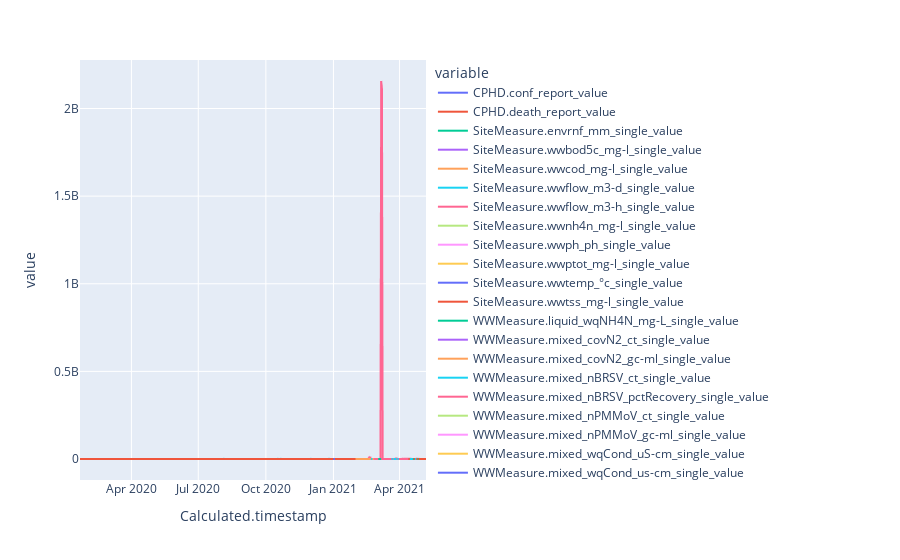

Notebook code for this chart:
### Markdown cell above
# Resampling

### Code cell
cols = [col for col in rs.columns if "value" in col]
px.line(rs[cols])

### Figure 1 — Plotly figure (JSON) as saved in the notebook; plotly's stock layout.template omitted (floating-point values rounded to 4 significant figures; data arrays with more than 128 entries replaced by an {"elided": "..."} marker saying what was removed)
{"data": [{"hovertemplate": "variable=CPHD.conf_report_value<br>Calculated.timestamp=%{x}<br>value=%{y}<extra></extra>", "legendgroup": "CPHD.conf_report_value", "line": {"color": "#636efa", "dash": "solid"}, "mode": "lines", "name": "CPHD.conf_report_value", "showlegend": true, "type": "scattergl", "x": {"elided": "472 str values"}, "xaxis": "x", "y": {"elided": "472 int values"}, "yaxis": "y"}, {"hovertemplate": "variable=CPHD.death_report_value<br>Calculated.timestamp=%{x}<br>value=%{y}<extra></extra>", "legendgroup": "CPHD.death_report_value", "line": {"color": "#EF553B", "dash": "solid"}, "mode": "lines", "name": "CPHD.death_report_value", "showlegend": true, "type": "scattergl", "x": {"elided": "472 str values"}, "xaxis": "x", "y": {"elided": "472 int values"}, "yaxis": "y"}, {"hovertemplate": "variable=SiteMeasure.envrnf_mm_single_value<br>Calculated.timestamp=%{x}<br>value=%{y}<extra></extra>", "legendgroup": "SiteMeasure.envrnf_mm_single_value", "line": {"color": "#00cc96", "dash": "solid"}, "mode": "lines", "name": "SiteMeasure.envrnf_mm_single_value", "showlegend": true, "type": "scattergl", "x": {"elided": "472 str values"}, "xaxis": "x", "y": {"elided": "472 float values"}, "yaxis": "y"}, {"hovertemplate": "variable=SiteMeasure.wwbod5c_mg-l_single_value<br>Calculated.timestamp=%{x}<br>value=%{y}<extra></extra>", "legendgroup": "SiteMeasure.wwbod5c_mg-l_single_value", "line": {"color": "#ab63fa", "dash": "solid"}, "mode": "lines", "name": "SiteMeasure.wwbod5c_mg-l_single_value", "showlegend": true, "type": "scattergl", "x": {"elided": "472 str values"}, "xaxis": "x", "y": {"elided": "472 int values"}, "yaxis": "y"}, {"hovertemplate": "variable=SiteMeasure.wwcod_mg-l_single_value<br>Calculated.timestamp=%{x}<br>value=%{y}<extra></extra>", "legendgroup": "SiteMeasure.wwcod_mg-l_single_value", "line": {"color": "#FFA15A", "dash": "solid"}, "mode": "lines", "name": "SiteMeasure.wwcod_mg-l_single_value", "showlegend": true, "type": "scattergl", "x": {"elided": "472 str values"}, "xaxis": "x", "y": {"elided": "472 int values"}, "yaxis": "y"}, {"hovertemplate": "variable=SiteMeasure.wwflow_m3-d_single_value<br>Calculated.timestamp=%{x}<br>value=%{y}<extra></extra>", "legendgroup": "SiteMeasure.wwflow_m3-d_single_value", "line": {"color": "#19d3f3", "dash": "solid"}, "mode": "lines", "name": "SiteMeasure.wwflow_m3-d_single_value", "showlegend": true, "type": "scattergl", "x": {"elided": "472 str values"}, "xaxis": "x", "y": {"elided": "472 int values"}, "yaxis": "y"}, {"hovertemplate": "variable=SiteMeasure.wwflow_m3-h_single_value<br>Calculated.timestamp=%{x}<br>value=%{y}<extra></extra>", "legendgroup": "SiteMeasure.wwflow_m3-h_single_value", "line": {"color": "#FF6692", "dash": "solid"}, "mode": "lines", "name": "SiteMeasure.wwflow_m3-h_single_value", "showlegend": true, "type": "scattergl", "x": {"elided": "472 str values"}, "xaxis": "x", "y": {"elided": "472 float values"}, "yaxis": "y"}, {"hovertemplate": "variable=SiteMeasure.wwnh4n_mg-l_single_value<br>Calculated.timestamp=%{x}<br>value=%{y}<extra></extra>", "legendgroup": "SiteMeasure.wwnh4n_mg-l_single_value", "line": {"color": "#B6E880", "dash": "solid"}, "mode": "lines", "name": "SiteMeasure.wwnh4n_mg-l_single_value", "showlegend": true, "type": "scattergl", "x": {"elided": "472 str values"}, "xaxis": "x", "y": {"elided": "472 float values"}, "yaxis": "y"}, {"hovertemplate": "variable=SiteMeasure.wwph_ph_single_value<br>Calculated.timestamp=%{x}<br>value=%{y}<extra></extra>", "legendgroup": "SiteMeasure.wwph_ph_single_value", "line": {"color": "#FF97FF", "dash": "solid"}, "mode": "lines", "name": "SiteMeasure.wwph_ph_single_value", "showlegend": true, "type": "scattergl", "x": {"elided": "472 str values"}, "xaxis": "x", "y": {"elided": "472 float values"}, "yaxis": "y"}, {"hovertemplate": "variable=SiteMeasure.wwptot_mg-l_single_value<br>Calculated.timestamp=%{x}<br>value=%{y}<extra></extra>", "legendgroup": "SiteMeasure.wwptot_mg-l_single_value", "line": {"color": "#FECB52", "dash": "solid"}, "mode": "lines", "name": "SiteMeasure.wwptot_mg-l_single_value", "showlegend": true, "type": "scattergl", "x": {"elided": "472 str values"}, "xaxis": "x", "y": {"elided": "472 float values"}, "yaxis": "y"}, {"hovertemplate": "variable=SiteMeasure.wwtemp_°c_single_value<br>Calculated.timestamp=%{x}<br>value=%{y}<extra></extra>", "legendgroup": "SiteMeasure.wwtemp_°c_single_value", "line": {"color": "#636efa", "dash": "solid"}, "mode": "lines", "name": "SiteMeasure.wwtemp_°c_single_value", "showlegend": true, "type": "scattergl", "x": {"elided": "472 str values"}, "xaxis": "x", "y": {"elided": "472 float values"}, "yaxis": "y"}, {"hovertemplate": "variable=SiteMeasure.wwtss_mg-l_single_value<br>Calculated.timestamp=%{x}<br>value=%{y}<extra></extra>", "legendgroup": "SiteMeasure.wwtss_mg-l_single_value", "line": {"color": "#EF553B", "dash": "solid"}, "mode": "lines", "name": "SiteMeasure.wwtss_mg-l_single_value", "showlegend": true, "type": "scattergl", "x": {"elided": "472 str values"}, "xaxis": "x", "y": {"elided": "472 int values"}, "yaxis": "y"}, {"hovertemplate": "variable=WWMeasure.liquid_wqNH4N_mg-L_single_value<br>Calculated.timestamp=%{x}<br>value=%{y}<extra></extra>", "legendgroup": "WWMeasure.liquid_wqNH4N_mg-L_single_value", "line": {"color": "#00cc96", "dash": "solid"}, "mode": "lines", "name": "WWMeasure.liquid_wqNH4N_mg-L_single_value", "showlegend": true, "type": "scattergl", "x": {"elided": "472 str values"}, "xaxis": "x", "y": {"elided": "472 float values"}, "yaxis": "y"}, {"hovertemplate": "variable=WWMeasure.mixed_covN2_ct_single_value<br>Calculated.timestamp=%{x}<br>value=%{y}<extra></extra>", "legendgroup": "WWMeasure.mixed_covN2_ct_single_value", "line": {"color": "#ab63fa", "dash": "solid"}, "mode": "lines", "name": "WWMeasure.mixed_covN2_ct_single_value", "showlegend": true, "type": "scattergl", "x": {"elided": "472 str values"}, "xaxis": "x", "y": {"elided": "472 float values"}, "yaxis": "y"}, {"hovertemplate": "variable=WWMeasure.mixed_covN2_gc-ml_single_value<br>Calculated.timestamp=%{x}<br>value=%{y}<extra></extra>", "legendgroup": "WWMeasure.mixed_covN2_gc-ml_single_value", "line": {"color": "#FFA15A", "dash": "solid"}, "mode": "lines", "name": "WWMeasure.mixed_covN2_gc-ml_single_value", "showlegend": true, "type": "scattergl", "x": {"elided": "472 str values"}, "xaxis": "x", "y": {"elided": "472 float values"}, "yaxis": "y"}, {"hovertemplate": "variable=WWMeasure.mixed_nBRSV_ct_single_value<br>Calculated.timestamp=%{x}<br>value=%{y}<extra></extra>", "legendgroup": "WWMeasure.mixed_nBRSV_ct_single_value", "line": {"color": "#19d3f3", "dash": "solid"}, "mode": "lines", "name": "WWMeasure.mixed_nBRSV_ct_single_value", "showlegend": true, "type": "scattergl", "x": {"elided": "472 str values"}, "xaxis": "x", "y": {"elided": "472 float values"}, "yaxis": "y"}, {"hovertemplate": "variable=WWMeasure.mixed_nBRSV_pctRecovery_single_value<br>Calculated.timestamp=%{x}<br>value=%{y}<extra></extra>", "legendgroup": "WWMeasure.mixed_nBRSV_pctRecovery_single_value", "line": {"color": "#FF6692", "dash": "solid"}, "mode": "lines", "name": "WWMeasure.mixed_nBRSV_pctRecovery_single_value", "showlegend": true, "type": "scattergl", "x": {"elided": "472 str values"}, "xaxis": "x", "y": {"elided": "472 float values"}, "yaxis": "y"}, {"hovertemplate": "variable=WWMeasure.mixed_nPMMoV_ct_single_value<br>Calculated.timestamp=%{x}<br>value=%{y}<extra></extra>", "legendgroup": "WWMeasure.mixed_nPMMoV_ct_single_value", "line": {"color": "#B6E880", "dash": "solid"}, "mode": "lines", "name": "WWMeasure.mixed_nPMMoV_ct_single_value", "showlegend": true, "type": "scattergl", "x": {"elided": "472 str values"}, "xaxis": "x", "y": {"elided": "472 float values"}, "yaxis": "y"}, {"hovertemplate": "variable=WWMeasure.mixed_nPMMoV_gc-ml_single_value<br>Calculated.timestamp=%{x}<br>value=%{y}<extra></extra>", "legendgroup": "WWMeasure.mixed_nPMMoV_gc-ml_single_value", "line": {"color": "#FF97FF", "dash": "solid"}, "mode": "lines", "name": "WWMeasure.mixed_nPMMoV_gc-ml_single_value", "showlegend": true, "type": "scattergl", "x": {"elided": "472 str values"}, "xaxis": "x", "y": {"elided": "472 float values"}, "yaxis": "y"}, {"hovertemplate": "variable=WWMeasure.mixed_wqCond_uS-cm_single_value<br>Calculated.timestamp=%{x}<br>value=%{y}<extra></extra>", "legendgroup": "WWMeasure.mixed_wqCond_uS-cm_single_value", "line": {"color": "#FECB52", "dash": "solid"}, "mode": "lines", "name": "WWMeasure.mixed_wqCond_uS-cm_single_value", "showlegend": true, "type": "scattergl", "x": {"elided": "472 str values"}, "xaxis": "x", "y": {"elided": "472 float values"}, "yaxis": "y"}, {"hovertemplate": "variable=WWMeasure.mixed_wqCond_us-cm_single_value<br>Calculated.timestamp=%{x}<br>value=%{y}<extra></extra>", "legendgroup": "WWMeasure.mixed_wqCond_us-cm_single_value", "line": {"color": "#636efa", "dash": "solid"}, "mode": "lines", "name": "WWMeasure.mixed_wqCond_us-cm_single_value", "showlegend": true, "type": "scattergl", "x": {"elided": "472 str values"}, "xaxis": "x", "y": {"elided": "472 float values"}, "yaxis": "y"}, {"hovertemplate": "variable=WWMeasure.mixed_wqPh_ph_single_value<br>Calculated.timestamp=%{x}<br>value=%{y}<extra></extra>", "legendgroup": "WWMeasure.mixed_wqPh_ph_single_value", "line": {"color": "#EF553B", "dash": "solid"}, "mode": "lines", "name": "WWMeasure.mixed_wqPh_ph_single_value", "showlegend": true, "type": "scattergl", "x": {"elided": "472 str values"}, "xaxis": "x", "y": {"elided": "472 float values"}, "yaxis": "y"}, {"hovertemplate": "variable=WWMeasure.mixed_wqTSS_mg-L_single_value<br>Calculated.timestamp=%{x}<br>value=%{y}<extra></extra>", "legendgroup": "WWMeasure.mixed_wqTSS_mg-L_single_value", "line": {"color": "#00cc96", "dash": "solid"}, "mode": "lines", "name": "WWMeasure.mixed_wqTSS_mg-L_single_value", "showlegend": true, "type": "scattergl", "x": {"elided": "472 str values"}, "xaxis": "x", "y": {"elided": "472 float values"}, "yaxis": "y"}, {"hovertemplate": "variable=WWMeasure.mixed_wqTSS_mg-l_single_value<br>Calculated.timestamp=%{x}<br>value=%{y}<extra></extra>", "legendgroup": "WWMeasure.mixed_wqTSS_mg-l_single_value", "line": {"color": "#ab63fa", "dash": "solid"}, "mode": "lines", "name": "WWMeasure.mixed_wqTSS_mg-l_single_value", "showlegend": true, "type": "scattergl", "x": {"elided": "472 str values"}, "xaxis": "x", "y": {"elided": "472 null values"}, "yaxis": "y"}, {"hovertemplate": "variable=WWMeasure.mixed_wqTS_mg-L_single_value<br>Calculated.timestamp=%{x}<br>value=%{y}<extra></extra>", "legendgroup": "WWMeasure.mixed_wqTS_mg-L_single_value", "line": {"color": "#FFA15A", "dash": "solid"}, "mode": "lines", "name": "WWMeasure.mixed_wqTS_mg-L_single_value", "showlegend": true, "type": "scattergl", "x": {"elided": "472 str values"}, "xaxis": "x", "y": {"elided": "472 float values"}, "yaxis": "y"}, {"hovertemplate": "variable=WWMeasure.mixed_wqTurb_NTU_single_value<br>Calculated.timestamp=%{x}<br>value=%{y}<extra></extra>", "legendgroup": "WWMeasure.mixed_wqTurb_NTU_single_value", "line": {"color": "#19d3f3", "dash": "solid"}, "mode": "lines", "name": "WWMeasure.mixed_wqTurb_NTU_single_value", "showlegend": true, "type": "scattergl", "x": {"elided": "472 str values"}, "xaxis": "x", "y": {"elided": "472 float values"}, "yaxis": "y"}, {"hovertemplate": "variable=WWMeasure.mixed_wqTurb_ntu_single_value<br>Calculated.timestamp=%{x}<br>value=%{y}<extra></extra>", "legendgroup": "WWMeasure.mixed_wqTurb_ntu_single_value", "line": {"color": "#FF6692", "dash": "solid"}, "mode": "lines", "name": "WWMeasure.mixed_wqTurb_ntu_single_value", "showlegend": true, "type": "scattergl", "x": {"elided": "472 str values"}, "xaxis": "x", "y": {"elided": "472 float values"}, "yaxis": "y"}, {"hovertemplate": "variable=WWMeasure.solids_covN2_ct_single_value<br>Calculated.timestamp=%{x}<br>value=%{y}<extra></extra>", "legendgroup": "WWMeasure.solids_covN2_ct_single_value", "line": {"color": "#B6E880", "dash": "solid"}, "mode": "lines", "name": "WWMeasure.solids_covN2_ct_single_value", "showlegend": true, "type": "scattergl", "x": {"elided": "472 str values"}, "xaxis": "x", "y": {"elided": "472 null values"}, "yaxis": "y"}, {"hovertemplate": "variable=WWMeasure.solids_covN2_gc-ml_single_value<br>Calculated.timestamp=%{x}<br>value=%{y}<extra></extra>", "legendgroup": "WWMeasure.solids_covN2_gc-ml_single_value", "line": {"color": "#FF97FF", "dash": "solid"}, "mode": "lines", "name": "WWMeasure.solids_covN2_gc-ml_single_value", "showlegend": true, "type": "scattergl", "x": {"elided": "472 str values"}, "xaxis": "x", "y": {"elided": "472 null values"}, "yaxis": "y"}, {"hovertemplate": "variable=WWMeasure.solids_nBRSV_ct_single_value<br>Calculated.timestamp=%{x}<br>value=%{y}<extra></extra>", "legendgroup": "WWMeasure.solids_nBRSV_ct_single_value", "line": {"color": "#FECB52", "dash": "solid"}, "mode": "lines", "name": "WWMeasure.solids_nBRSV_ct_single_value", "showlegend": true, "type": "scattergl", "x": {"elided": "472 str values"}, "xaxis": "x", "y": {"elided": "472 null values"}, "yaxis": "y"}, {"hovertemplate": "variable=WWMeasure.solids_nBRSV_pctRecovery_single_value<br>Calculated.timestamp=%{x}<br>value=%{y}<extra></extra>", "legendgroup": "WWMeasure.solids_nBRSV_pctRecovery_single_value", "line": {"color": "#636efa", "dash": "solid"}, "mode": "lines", "name": "WWMeasure.solids_nBRSV_pctRecovery_single_value", "showlegend": true, "type": "scattergl", "x": {"elided": "472 str values"}, "xaxis": "x", "y": {"elided": "472 null values"}, "yaxis": "y"}, {"hovertemplate": "variable=WWMeasure.solids_nPMMoV_ct_single_value<br>Calculated.timestamp=%{x}<br>value=%{y}<extra></extra>", "legendgroup": "WWMeasure.solids_nPMMoV_ct_single_value", "line": {"color": "#EF553B", "dash": "solid"}, "mode": "lines", "name": "WWMeasure.solids_nPMMoV_ct_single_value", "showlegend": true, "type": "scattergl", "x": {"elided": "472 str values"}, "xaxis": "x", "y": {"elided": "472 null values"}, "yaxis": "y"}, {"hovertemplate": "variable=WWMeasure.solids_nPMMoV_gc-ml_single_value<br>Calculated.timestamp=%{x}<br>value=%{y}<extra></extra>", "legendgroup": "WWMeasure.solids_nPMMoV_gc-ml_single_value", "line": {"color": "#00cc96", "dash": "solid"}, "mode": "lines", "name": "WWMeasure.solids_nPMMoV_gc-ml_single_value", "showlegend": true, "type": "scattergl", "x": {"elided": "472 str values"}, "xaxis": "x", "y": {"elided": "472 null values"}, "yaxis": "y"}, {"hovertemplate": "variable=WWMeasure.unknown-fractionAnalyzed_covN2_ct_single_value<br>Calculated.timestamp=%{x}<br>value=%{y}<extra></extra>", "legendgroup": "WWMeasure.unknown-fractionAnalyzed_covN2_ct_single_value", "line": {"color": "#ab63fa", "dash": "solid"}, "mode": "lines", "name": "WWMeasure.unknown-fractionAnalyzed_covN2_ct_single_value", "showlegend": true, "type": "scattergl", "x": {"elided": "472 str values"}, "xaxis": "x", "y": {"elided": "472 float values"}, "yaxis": "y"}, {"hovertemplate": "variable=WWMeasure.unknown-fractionAnalyzed_covN2_gc-ml_single_value<br>Calculated.timestamp=%{x}<br>value=%{y}<extra></extra>", "legendgroup": "WWMeasure.unknown-fractionAnalyzed_covN2_gc-ml_single_value", "line": {"color": "#FFA15A", "dash": "solid"}, "mode": "lines", "name": "WWMeasure.unknown-fractionAnalyzed_covN2_gc-ml_single_value", "showlegend": true, "type": "scattergl", "x": {"elided": "472 str values"}, "xaxis": "x", "y": {"elided": "472 float values"}, "yaxis": "y"}, {"hovertemplate": "variable=WWMeasure.unknown-fractionAnalyzed_nBRSV_ct_single_value<br>Calculated.timestamp=%{x}<br>value=%{y}<extra></extra>", "legendgroup": "WWMeasure.unknown-fractionAnalyzed_nBRSV_ct_single_value", "line": {"color": "#19d3f3", "dash": "solid"}, "mode": "lines", "name": "WWMeasure.unknown-fractionAnalyzed_nBRSV_ct_single_value", "showlegend": true, "type": "scattergl", "x": {"elided": "472 str values"}, "xaxis": "x", "y": {"elided": "472 float values"}, "yaxis": "y"}, {"hovertemplate": "variable=WWMeasure.unknown-fractionAnalyzed_nBRSV_pctRecovery_single_value<br>Calculated.timestamp=%{x}<br>value=%{y}<extra></extra>", "legendgroup": "WWMeasure.unknown-fractionAnalyzed_nBRSV_pctRecovery_single_value", "line": {"color": "#FF6692", "dash": "solid"}, "mode": "lines", "name": "WWMeasure.unknown-fractionAnalyzed_nBRSV_pctRecovery_single_value", "showlegend": true, "type": "scattergl", "x": {"elided": "472 str values"}, "xaxis": "x", "y": {"elided": "472 float values"}, "yaxis": "y"}, {"hovertemplate": "variable=WWMeasure.unknown-fractionAnalyzed_nPMMoV_ct_single_value<br>Calculated.timestamp=%{x}<br>value=%{y}<extra></extra>", "legendgroup": "WWMeasure.unknown-fractionAnalyzed_nPMMoV_ct_single_value", "line": {"color": "#B6E880", "dash": "solid"}, "mode": "lines", "name": "WWMeasure.unknown-fractionAnalyzed_nPMMoV_ct_single_value", "showlegend": true, "type": "scattergl", "x": {"elided": "472 str values"}, "xaxis": "x", "y": {"elided": "472 float values"}, "yaxis": "y"}, {"hovertemplate": "variable=WWMeasure.unknown-fractionAnalyzed_nPMMoV_gc-ml_single_value<br>Calculated.timestamp=%{x}<br>value=%{y}<extra></extra>", "legendgroup": "WWMeasure.unknown-fractionAnalyzed_nPMMoV_gc-ml_single_value", "line": {"color": "#FF97FF", "dash": "solid"}, "mode": "lines", "name": "WWMeasure.unknown-fractionAnalyzed_nPMMoV_gc-ml_single_value", "showlegend": true, "type": "scattergl", "x": {"elided": "472 str values"}, "xaxis": "x", "y": {"elided": "472 float values"}, "yaxis": "y"}, {"hovertemplate": "variable=WWMeasure.unknown-fractionAnalyzed_wqCond_us-cm_single_value<br>Calculated.timestamp=%{x}<br>value=%{y}<extra></extra>", "legendgroup": "WWMeasure.unknown-fractionAnalyzed_wqCond_us-cm_single_value", "line": {"color": "#FECB52", "dash": "solid"}, "mode": "lines", "name": "WWMeasure.unknown-fractionAnalyzed_wqCond_us-cm_single_value", "showlegend": true, "type": "scattergl", "x": {"elided": "472 str values"}, "xaxis": "x", "y": {"elided": "472 float values"}, "yaxis": "y"}, {"hovertemplate": "variable=WWMeasure.unknown-fractionAnalyzed_wqPh_ph_single_value<br>Calculated.timestamp=%{x}<br>value=%{y}<extra></extra>", "legendgroup": "WWMeasure.unknown-fractionAnalyzed_wqPh_ph_single_value", "line": {"color": "#636efa", "dash": "solid"}, "mode": "lines", "name": "WWMeasure.unknown-fractionAnalyzed_wqPh_ph_single_value", "showlegend": true, "type": "scattergl", "x": {"elided": "472 str values"}, "xaxis": "x", "y": {"elided": "472 float values"}, "yaxis": "y"}, {"hovertemplate": "variable=WWMeasure.unknown-fractionAnalyzed_wqTurb_ntu_single_value<br>Calculated.timestamp=%{x}<br>value=%{y}<extra></extra>", "legendgroup": "WWMeasure.unknown-fractionAnalyzed_wqTurb_ntu_single_value", "line": {"color": "#EF553B", "dash": "solid"}, "mode": "lines", "name": "WWMeasure.unknown-fractionAnalyzed_wqTurb_ntu_single_value", "showlegend": true, "type": "scattergl", "x": {"elided": "472 str values"}, "xaxis": "x", "y": {"elided": "472 int values"}, "yaxis": "y"}], "layout": {"legend": {"title": {"text": "variable"}, "tracegroupgap": 0}, "margin": {"t": 60}, "xaxis": {"anchor": "y", "domain": [0, 1], "title": {"text": "Calculated.timestamp"}}, "yaxis": {"anchor": "x", "domain": [0, 1], "title": {"text": "value"}}}}
